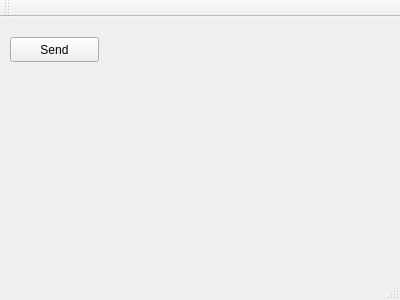
<?xml version="1.0" encoding="UTF-8"?>
<ui version="4.0">
 <class>MainWindow</class>
 <widget class="QMainWindow" name="MainWindow">
  <property name="geometry">
   <rect>
    <x>0</x>
    <y>0</y>
    <width>400</width>
    <height>300</height>
   </rect>
  </property>
  <property name="windowTitle">
   <string>MainWindow</string>
  </property>
  <widget class="QWidget" name="centralWidget">
   <widget class="QPushButton" name="button">
    <property name="geometry">
     <rect>
      <x>10</x>
      <y>20</y>
      <width>89</width>
      <height>25</height>
     </rect>
    </property>
    <property name="text">
     <string>Send</string>
    </property>
   </widget>
  </widget>
  <widget class="QMenuBar" name="menuBar">
   <property name="geometry">
    <rect>
     <x>0</x>
     <y>0</y>
     <width>400</width>
     <height>22</height>
    </rect>
   </property>
  </widget>
  <widget class="QToolBar" name="mainToolBar">
   <attribute name="toolBarArea">
    <enum>TopToolBarArea</enum>
   </attribute>
   <attribute name="toolBarBreak">
    <bool>false</bool>
   </attribute>
  </widget>
  <widget class="QStatusBar" name="statusBar"/>
 </widget>
 <layoutdefault spacing="6" margin="11"/>
 <resources/>
 <connections/>
</ui>
